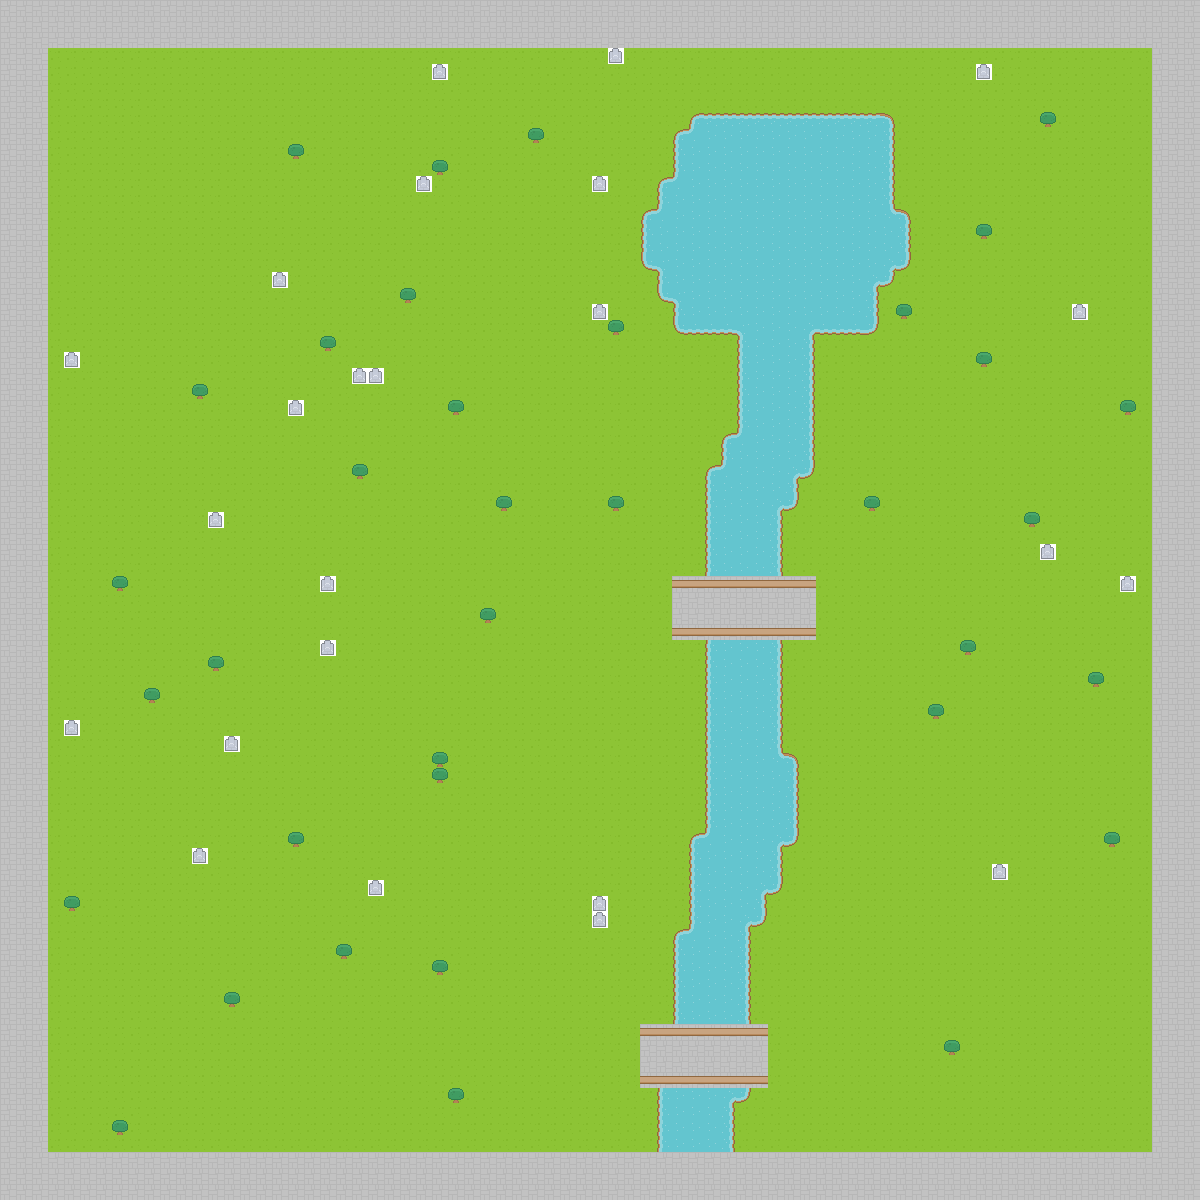

Below is a game level as drawn by its tile map, then a one-line description and the .tmx that defines it (tile-layer data replaced by summaries):
An orthogonal 75x75 tile map with 16x16 px tiles, 4 tile layers (Tile Layer 1, Tile Layer 2, Tile Layer 3, Tile Layer 4).

<map version="1.2" tiledversion="1.2.5" orientation="orthogonal" renderorder="right-down" width="75" height="75" tilewidth="16" tileheight="16" infinite="0" nextlayerid="8" nextobjectid="1">
 <tileset firstgid="1" name="MapTiles" tilewidth="16" tileheight="16" tilecount="19" columns="0">
  <grid orientation="orthogonal" width="1" height="1" />
  <tile id="0">
   <image width="16" height="16" source="River1.png" />
  </tile>
  <tile id="1">
   <image width="16" height="16" source="River2.png" />
  </tile>
  <tile id="2">
   <image width="16" height="16" source="river5.png" />
  </tile>
  <tile id="3">
   <image width="16" height="16" source="River7.png" />
  </tile>
  <tile id="4">
   <image width="16" height="16" source="reverc.png" />
  </tile>
  <tile id="5">
   <image width="16" height="16" source="grass1.png" />
  </tile>
  <tile id="6">
   <image width="16" height="16" source="river3.png" />
  </tile>
  <tile id="7">
   <image width="16" height="16" source="river9.png" />
  </tile>
  <tile id="8">
   <image width="16" height="16" source="river4.png" />
  </tile>
  <tile id="9">
   <image width="16" height="16" source="river6.png" />
  </tile>
  <tile id="10">
   <image width="16" height="16" source="river8.png" />
  </tile>
  <tile id="11">
   <image width="16" height="16" source="r2.png" />
  </tile>
  <tile id="12">
   <image width="16" height="16" source="r3.png" />
  </tile>
  <tile id="13">
   <image width="16" height="16" source="r4.png" />
  </tile>
  <tile id="15">
   <image width="16" height="16" source="brid.png" />
  </tile>
  <tile id="16">
   <image width="16" height="16" source="stone.png" />
  </tile>
  <tile id="17">
   <image width="16" height="16" source="stone.png" />
  </tile>
  <tile id="21">
   <image width="16" height="16" source="tree.png" />
  </tile>
  <tile id="23">
   <image width="16" height="16" source="Metal.png" />
  </tile>
 </tileset>
 <layer id="1" name="Tile Layer 1" width="75" height="75" locked="1">
  <data>[5625 cells, 5625 non-empty, 14 distinct tile ids]</data>
 </layer>
 <layer id="2" name="Tile Layer 2" width="75" height="75">
  <data>[5625 cells, 1186 non-empty, 3 distinct tile ids]</data>
 </layer>
 <layer id="6" name="Tile Layer 3" width="75" height="75">
  <data>[5625 cells, 36 non-empty, 1 distinct tile ids]</data>
 </layer>
 <layer id="7" name="Tile Layer 4" width="75" height="75">
  <data>[5625 cells, 24 non-empty, 1 distinct tile ids]</data>
 </layer>
</map>
